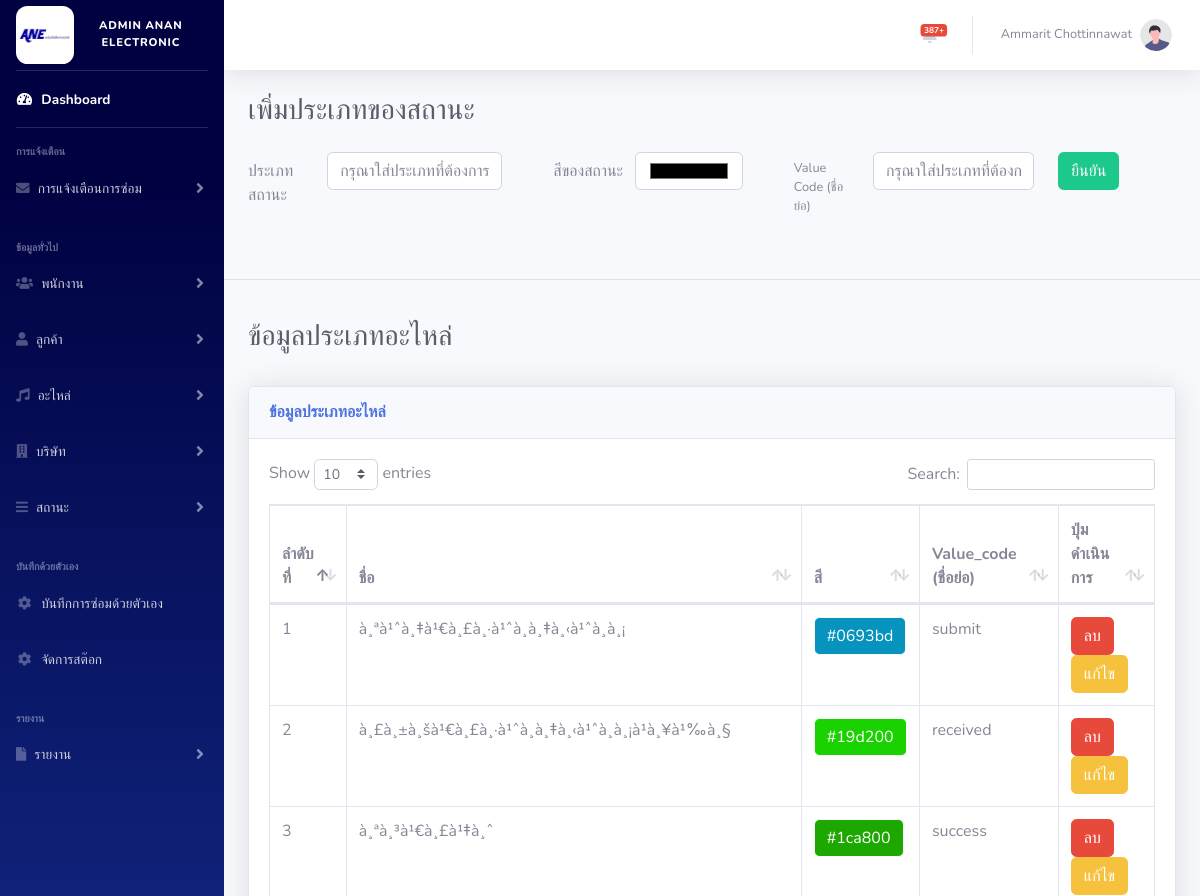
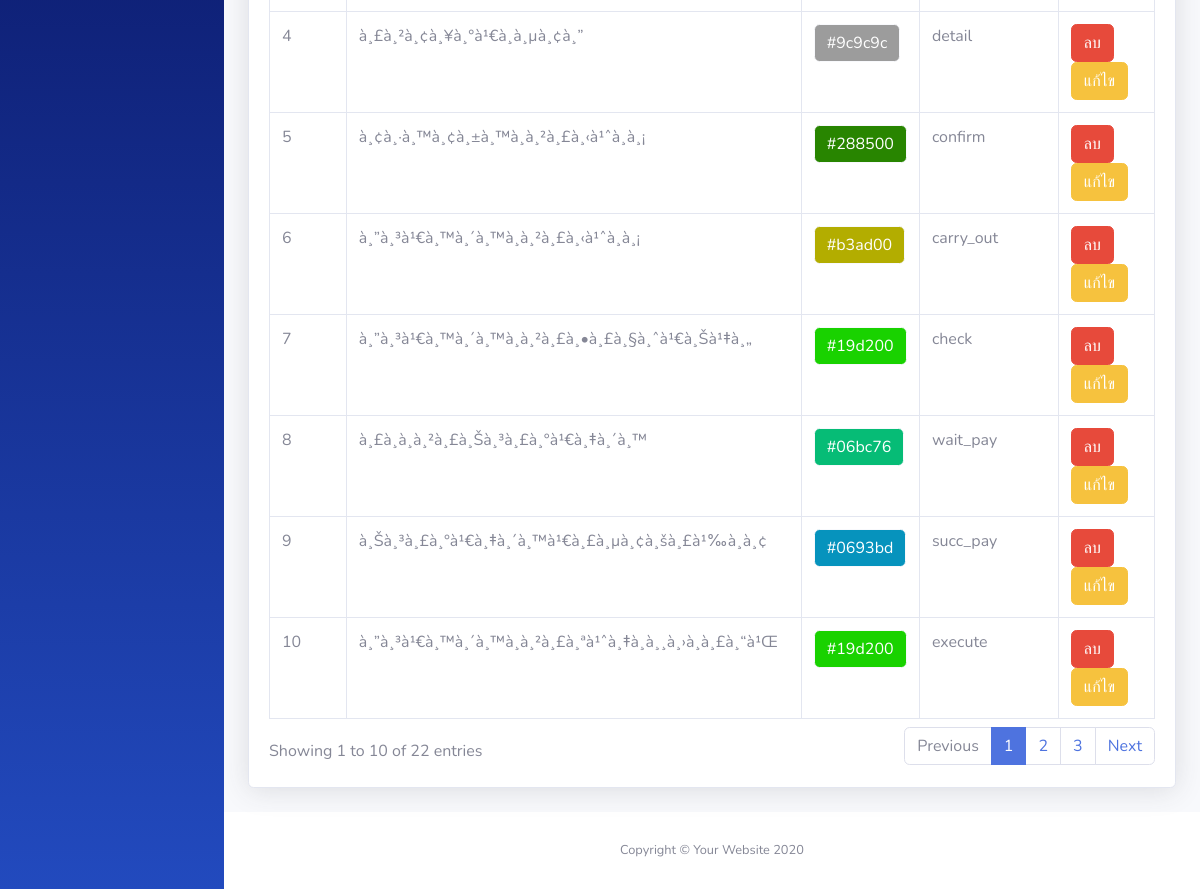
Page /admin/listview_status.php (signed in) on the earlier database version (2 pictures, top to bottom).
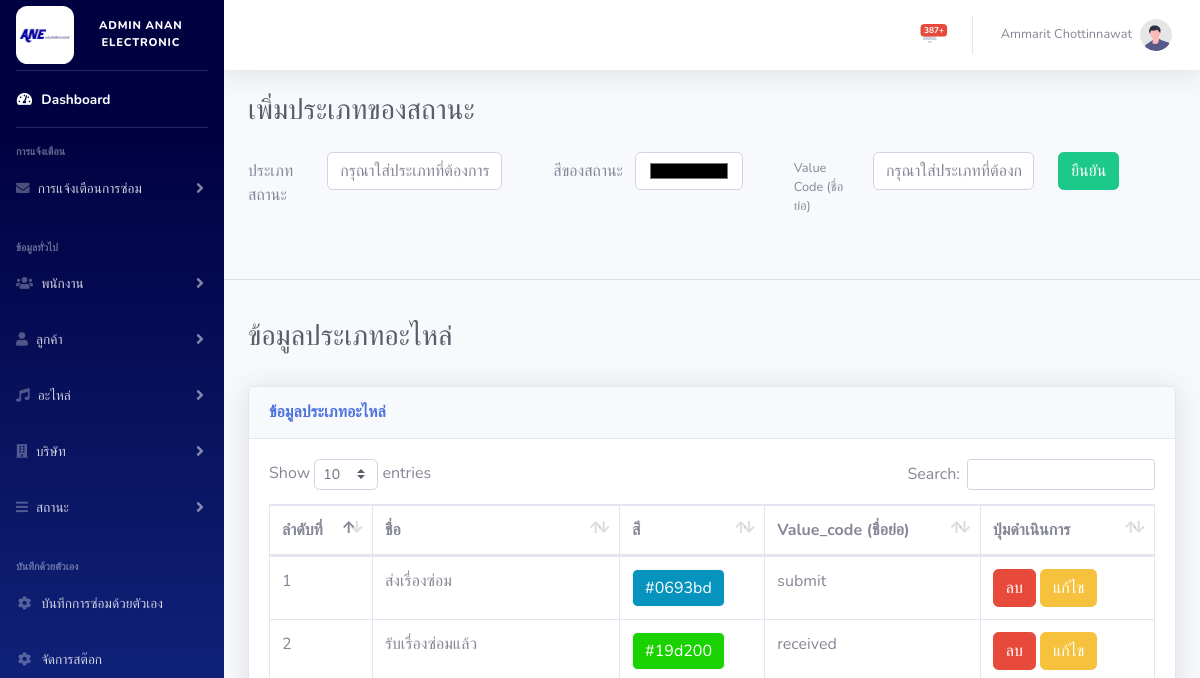
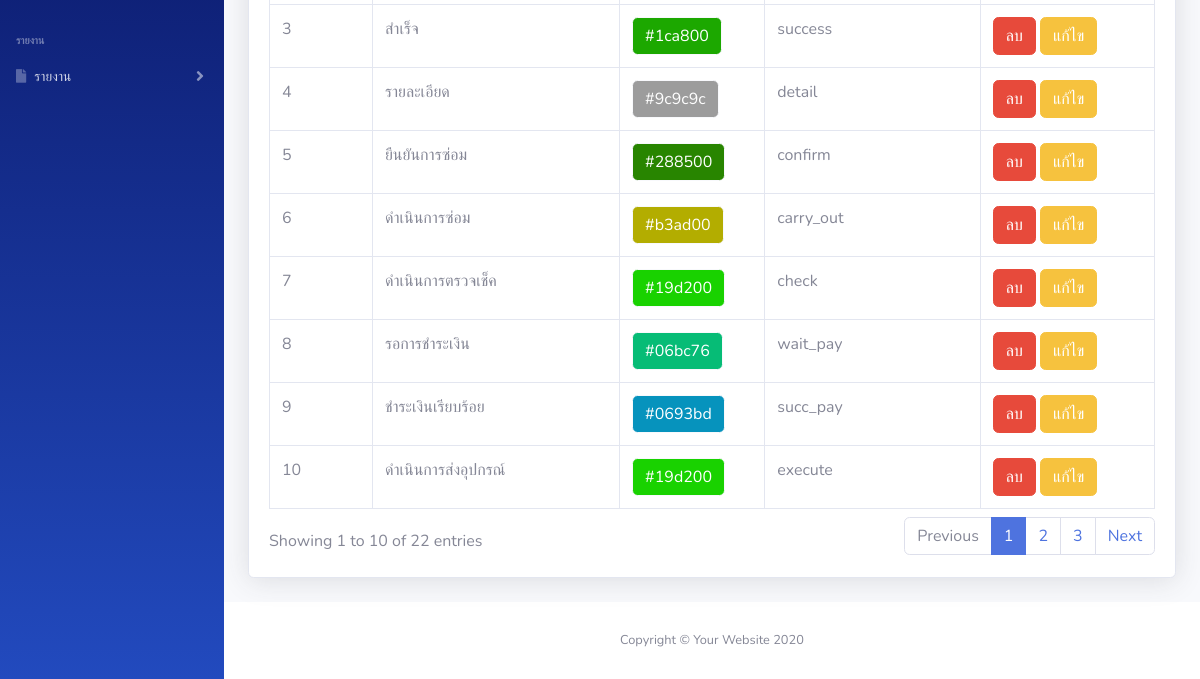
Same page on the later database version (2 pictures, top to bottom).
### tables this page shows
CREATE TABLE `status_type` (
  `status_id` int(6) NOT NULL,
  `status_name` varchar(255) DEFAULT NULL,
  `status_color` varchar(50) DEFAULT NULL,
  `del_flg` tinyint(1) NOT NULL DEFAULT 0 COMMENT 'ลบ = 1',
  `value_code` varchar(10) DEFAULT NULL COMMENT 'เก็บชื่อย่อ'
);

### admin/listview_status.php (the view, shortened to what this page needs)
<?php
include('../database/condb.php');
?>
<!DOCTYPE html>
<html lang="en">
<head>
    <link href="vendor/fontawesome-free/css/all.min.css" rel="stylesheet" type="text/css">
    <link href="css/sb-admin-2.min.css" rel="stylesheet">
    <link href="vendor/datatables/dataTables.bootstrap4.min.css" rel="stylesheet">
</head>
<body id="page-top">
    <div id="wrapper">
        <?php
        include('bar/sidebar.php');
        ?>
        <div id="content-wrapper" class="d-flex flex-column">
            <div id="content">
                <?php
                include('bar/topbar_admin.php');
                ?>
                <form id="add_status" action="action/add_status.php" method="POST">
                    <div class="container-fluid">
                        <div class="d-sm-flex align-items-center justify-content-between mb-4">
                            <h1 class="h3 mb-0 text-gray-800">เพิ่มประเภทของสถานะ</h1>
                        </div>
                        <div class="mb-3 row">
                            <label for="staticEmail" class="col-sm-1 col-form-label">ประเภทสถานะ</label>
                            <div class="col-sm-3">
                                <div class="form-group">
                                    <div class="row">
                                        <div class="col-md-10">
                                            <input type="text" name="status_name" id="inputstatus_name" class="form-control" id="staticEmail" onblur="checkStatus()" placeholder="กรุณาใส่ประเภทที่ต้องการเพิ่มอะไหล่" value="<?= $row['status_name'] ?>" required>
                                        </div>
                                    </div>
                                </div>
                            </div>
                            <label for="staticEmail" class="col-sm-0 col-form-label">สีของสถานะ</label>
                            <div class="col-sm-2">
                                <div class="form-group">
                                    <div class="row">
                                        <div class="col-md-10">
                                            <input type="color" name="status_color" id="inputstatus_name" class="form-control" id="staticEmail" placeholder="กรุณากรอกสีที่ต้องการ (ตัวอย่าง 'red')" value="<?= $row['status_color'] ?>" required>
                                        </div>
                                    </div>
                                </div>
                            </div>
                            <label for="staticEmail" class="col-sm-1 col-form-label" style="font-size: 80%;">Value Code (ชื่อย่อ)</label>
                            <div class="col-sm-4">
                                <div class="form-group">
                                    <div class="row">
                                        <div class="col-md-7">
                                            <input type="text" name="value_code" id="inputvalue_code" class="form-control" onblur="checkValue()" placeholder="กรุณาใส่ประเภทที่ต้องการเพิ่มอะไหล่" value="<?= $row['value_code'] ?>" required>
                                        </div>
                                        <div class="col-md-3">
                                            <button type="submit" class="btn btn-success" onclick="showConfirmation(event)">ยืนยัน</button>
                                        </div>
                                    </div>
                                </div>
                            </div>
                        </div>
                    </div>
                </form>
                <br>
                <hr>
                <br>
                <div class="container-fluid">
                    <h1 class="h3 mb-2 text-gray-800">ข้อมูลประเภทอะไหล่</h1>
                    <br>
                    <div class="card shadow mb-4">
                        <div class="card-header py-3">
                            <h6 class="m-0 font-weight-bold text-primary"> ข้อมูลประเภทอะไหล่ </h6>
                        </div>
                        <div class="card-body">
                            <div class="table-responsive">
                                <table class="table table-bordered" id="dataTable" width="100%" cellspacing="0">
                                    <thead>
                                        <tr>
                                            <th>ลำดับที่</th>
                                            <th>ชื่อ</th>
                                            <th>สี</th>
                                            <th>Value_code (ชื่อย่อ)</th>
                                            <th>ปุ่มดำเนินการ</th>
                                        </tr>
                                    </thead>
                                    <tbody>
                                        <?php
                                        $sql = "SELECT * FROM `status_type` WHERE del_flg = 0 ORDER BY status_id ASC";
                                        $result = mysqli_query($conn, $sql);
                                        while ($row = mysqli_fetch_array($result)) {
                                        ?>
                                            <tr>
                                                <td><?php
                                                    if ($row['status_id'] == NULL) {
                                                        echo "-";
                                                    } else {
                                                        echo $row['status_id'];
                                                    }
                                                    ?>
                                                </td>
                                                <td><?php
                                                    if ($row['status_name'] == NULL) {
                                                        echo "-";
                                                    } else {
                                                        echo $row['status_name'];
                                                    }
                                                    ?>
                                                </td>
                                                <td><?php
                                                    if ($row['status_color'] == NULL) {
                                                        echo "-";
                                                    } else {
                                                    ?>
                                                        <button class="btn btn-light" style="background-color:<?= $row['status_color'] ?>; color:white"><?= $row['status_color'] ?></button>
                                                    <?php
                                                    }
                                                    ?>
                                                </td>
                                                <td><?php
                                                    if ($row['value_code'] == NULL) {
                                                        echo "-";
                                                    } else {
                                                        echo $row['value_code'];
                                                    }
                                                    ?>
                                                </td>
                                                <td>
                                                    <button onclick="confirmDelete(<?= $row['status_id'] ?>)" class="btn btn-danger">ลบ</button>
                                                    <button type="button" class="btn btn-warning" onclick="window.location.href='edit_status.php?id=<?= $row['status_id'] ?>'">แก้ไข</button>&nbsp; &nbsp;
                                            </tr>
                                        <?php
                                        }
                                        ?>
                                    </tbody>
                                </table>
                            </div>
                        </div>
                    </div>
                </div>
            </div>
            <footer class="sticky-footer bg-white">
                <div class="container my-auto">
                    <div class="copyright text-center my-auto">
                        <span>Copyright &copy; Your Website 2020</span>
                    </div>
                </div>
            </footer>
        </div>
    </div>
</body>
</html>

### admin/bar/sidebar.php (shortened to what this page needs)
<ul class="navbar-nav bg-gradient-primary sidebar sidebar-dark accordion" id="accordionSidebar">
    <a class="sidebar-brand d-flex align-items-center justify-content-center" href="index.php">
        <img src="../img brand/anelogo.jpg" style="width : 30%; border-radius : 20%;" alt="">
        <div class="sidebar-brand-text mx-3" style="font-size: 70%;">Admin Anan Electronic</div>
    </a>
    <hr class="sidebar-divider my-0">
    <li class="nav-item active">
        <a class="nav-link" href="index.php">
            <i class="fas fa-fw fa-tachometer-alt"></i>
            <span>Dashboard</span></a>
    </li>
    <hr class="sidebar-divider">
    <div class="sidebar-heading">
        การแจ้งเตือน
    </div>
    <li class="nav-item">
        <a class="nav-link collapsed" href="#" data-toggle="collapse" data-target="#collapseTwo1" aria-expanded="true" aria-controls="collapseTwo">
            <i class="fas fa-solid fa-envelope"></i>
            <span>การแจ้งเตือนการซ่อม</span>
        </a>
    </li>
    <br>
    <div class="sidebar-heading">
        ข้อมูลทั่วไป
    </div>
    <li class="nav-item">
        <a class="nav-link collapsed" href="#" data-toggle="collapse" data-target="#collapseTwo" aria-expanded="true" aria-controls="collapseTwo">
            <i class="fas fa-solid fa-users"></i>
            <span>พนักงาน</span>
        </a>
    </li>
    <li class="nav-item">
        <a class="nav-link collapsed" href="#" data-toggle="collapse" data-target="#collapsecustomer" aria-expanded="true" aria-controls="collapsecustomer">
            <i class="fas fa-user"></i>
            <span>ลูกค้า</span>
        </a>
    </li>
    <li class="nav-item">
        <a class="nav-link collapsed" href="#" data-toggle="collapse" data-target="#collapsesoundsystem" aria-expanded="true" aria-controls="collapsesoundsystem">
            <i class="fas fa-solid fa-music"></i>
            <span>อะไหล่</span>
        </a>
    </li>
    <li class="nav-item">
        <a class="nav-link collapsed" href="#" data-toggle="collapse" data-target="#collapsecompany" aria-expanded="true" aria-controls="collapsecompany">
            <i class="fas fa-solid fa-building"></i>
            <span>บริษัท</span>
        </a>
    </li>
    <li class="nav-item">
        <a class="nav-link collapsed" href="#" data-toggle="collapse" data-target="#collapsestatus" aria-expanded="true" aria-controls="collapsestatus">
            <i class="fas fa-solid fa-bars"></i>
            <span>สถานะ</span>
        </a>
    </li>
    <br>
    <div class="sidebar-heading">
        บันทึกด้วยตัวเอง
    </div>
    <li class="nav-item">
        <a class="nav-link" href="add_self_record.php">
            <i class="fa fa-cog fa-spin fa-3x fa-fw"></i>
            <span>บันทึกการซ่อมด้วยตัวเอง</span></a>
    </li>
    <li class="nav-item">
        <a class="nav-link" href="edit_stock.php">
            <i class="fa fa-cog fa-spin fa-3x fa-fw"></i>
            <span>จัดการสต๊อก</span></a>
    </li>
    <br>
    <div class="sidebar-heading">
        รายงาน
    </div>
    <li class="nav-item">
        <a class="nav-link collapsed" href="#" data-toggle="collapse" data-target="#collapsereport" aria-expanded="true" aria-controls="collapsereport">
            <i class="fas fa-solid fa-file"></i>
            <span>รายงาน</span>
        </a>
    </li>
</ul>

### admin/bar/topbar_admin.php (shortened to what this page needs)
<nav class="navbar navbar-expand navbar-light bg-white topbar mb-4 static-top shadow">
    <ul class="navbar-nav ml-auto">
        <li class="nav-item dropdown no-arrow mx-1">
            <a class="nav-link dropdown-toggle" href="#" id="alertsDropdown" role="button" data-toggle="dropdown" aria-haspopup="true" aria-expanded="false">
                <?php
                $sql_nofi_count = "SELECT COUNT(get_repair.get_r_id) FROM repair_status
                LEFT JOIN get_repair ON get_repair.get_r_id = repair_status.get_r_id
                WHERE get_repair.del_flg = '0' AND repair_status.status_id <> '3';";
                $result_nofi_count = mysqli_query($conn, $sql_nofi_count);
                $num_rows = mysqli_fetch_array($result_nofi_count);
                ?>
                <span class="badge badge-danger badge-counter"><?= $num_rows[0]-1 ?>+</span>
            </a>
        </li>
        <li class="nav-item dropdown no-arrow">
            <a class="nav-link dropdown-toggle" href="#" id="userDropdown" role="button" data-toggle="dropdown" aria-haspopup="true" aria-expanded="false">
                <span class="mr-2 d-none d-lg-inline text-gray-600 small"><?= $_SESSION["fname"] . " " . $_SESSION["lname"]  ?></span>
                <img class="img-profile rounded-circle" src="img/undraw_profile.svg">
            </a>
        </li>
    </ul>
</nav>

Differences in the rows shown:
changed status_type "submit": status_name "à¸ªà¹ˆà¸‡à¹€à¸£à¸·à¹ˆà¸­à¸‡à¸‹à¹ˆà¸­à¸¡" → "ส่งเรื่องซ่อม"
changed status_type "received": status_name "à¸£à¸±à¸šà¹€à¸£à¸·à¹ˆà¸­à¸‡à¸‹à¹ˆà¸­à¸¡à¹à¸¥à¹‰à¸§" → "รับเรื่องซ่อมแล้ว"
changed status_type "#1ca800": status_name "à¸ªà¸³à¹€à¸£à¹‡à¸ˆ" → "สำเร็จ"
changed status_type "detail": status_name "à¸£à¸²à¸¢à¸¥à¸°à¹€à¸­à¸µà¸¢à¸”" → "รายละเอียด"
changed status_type "confirm": status_name "à¸¢à¸·à¸™à¸¢à¸±à¸™à¸à¸²à¸£à¸‹à¹ˆà¸­à¸¡" → "ยืนยันการซ่อม"
changed status_type "#b3ad00": status_name "à¸”à¸³à¹€à¸™à¸´à¸™à¸à¸²à¸£à¸‹à¹ˆà¸­à¸¡" → "ดำเนินการซ่อม"
changed status_type "check": status_name "à¸”à¸³à¹€à¸™à¸´à¸™à¸à¸²à¸£à¸•à¸£à¸§à¸ˆà¹€à¸Šà¹‡à¸„" → "ดำเนินการตรวจเช็ค"
changed status_type "#06bc76": status_name "à¸£à¸­à¸à¸²à¸£à¸Šà¸³à¸£à¸°à¹€à¸‡à¸´à¸™" → "รอการชำระเงิน"
changed status_type "succ_pay": status_name "à¸Šà¸³à¸£à¸°à¹€à¸‡à¸´à¸™à¹€à¸£à¸µà¸¢à¸šà¸£à¹‰à¸­à¸¢" → "ชำระเงินเรียบร้อย"
changed status_type "execute": status_name "à¸”à¸³à¹€à¸™à¸´à¸™à¸à¸²à¸£à¸ªà¹ˆà¸‡à¸­à¸¸à¸›à¸à¸£à¸“à¹Œ" → "ดำเนินการส่งอุปกรณ์"
